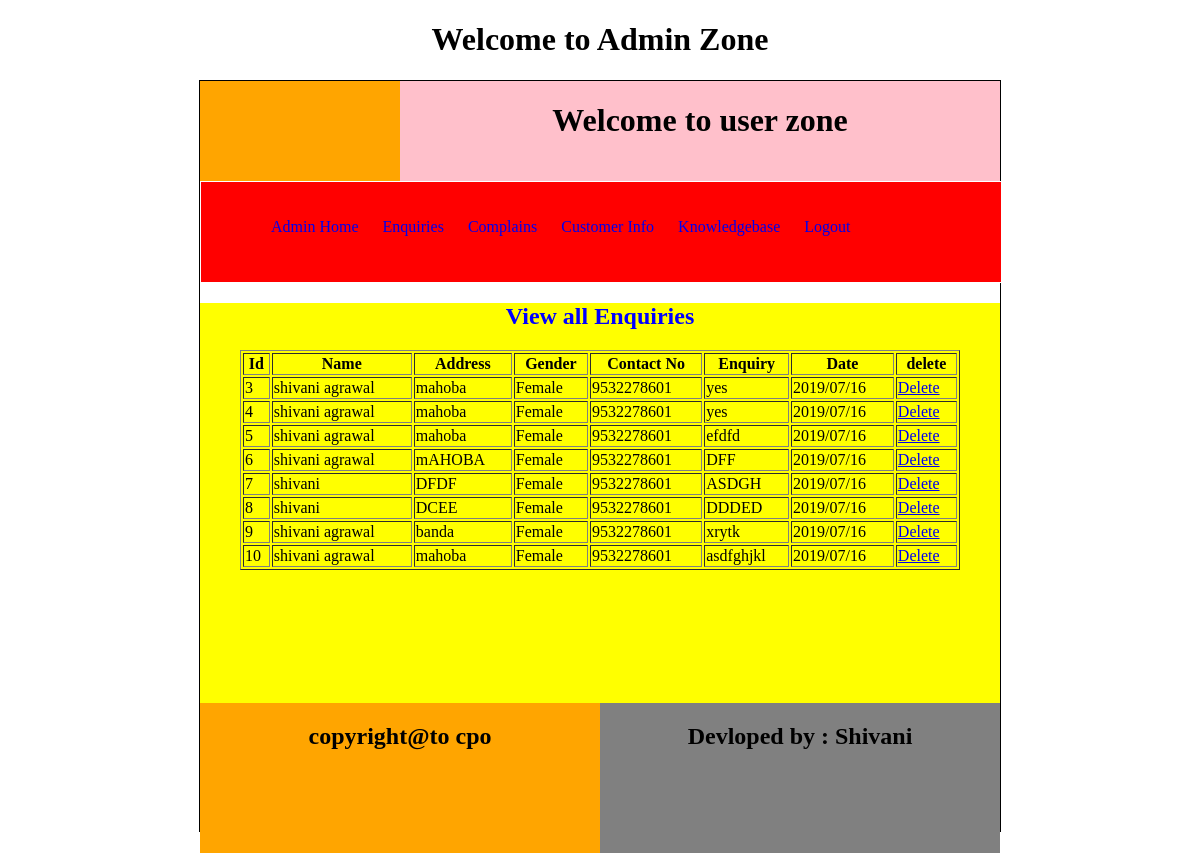
The page /adminzone/enquiries (signed in) on the database its author committed.
### generalzone/models.py (models this page shows)
class Enquiry(models.Model):
    name=models.CharField(max_length=50)
    gender=models.CharField(max_length=6)
    address=models.TextField()
    contactno=models.CharField(max_length=15)
    emailaddress=models.EmailField()
    enquirytext=models.TextField()
    enquirydate=models.CharField(max_length=20)

### adminzone/views.py (the view)
def enquiries(request):
    if request.session['adminid']:
        enq=Enquiry.objects.all()
        return render(request,'enquiries.html',{'enq':enq})
    else:
        return render(request,'login.html')

### adminzone/templates/enquiries.html (shortened to what this page needs)
<!DOCTYPE html>
<html lang="en">
<head>
</head>
<body>
<center>
<h1>Welcome to Admin Zone</h1>
    </center>
<div id="outer">
    <div id="parent1">
    <div id="logo">
    </div>
    <div id="header">
        <center>
        <h1>Welcome to user zone</h1>
            </center>
    </div>
    </div>
    <div id="menu">
        <ul>
            <li><a href="{% url 'adminzone:adminhome' %} ">Admin Home</a></li>
            <li><a href="{% url 'adminzone:enquiries' %} ">Enquiries</a></li>
            <li><a href="{% url 'adminzone:complains' %} ">Complains</a></li>
            <li><a href="{% url 'adminzone:customerinfo' %} ">Customer Info</a></li>
            <li><a href="{% url 'adminzone:knowledgebase' %} ">Knowledgebase</a></li>
            <li><a href="{% url 'adminzone:logout' %} ">Logout</a></li>
        </ul>
    </div>
    <div id="main">
        <h2 style="text-align:center;color:blue;">
            View all Enquiries
        </h2>
        <table border="1" style="margin:0 auto;width:90%">
            <tr>
                <th>Id</th>
                <th>Name</th>
                <th>Address</th>
                <th>Gender</th>
                <th>Contact No</th>
                <th>Enquiry</th>
                <th>Date</th>
                <th>delete</th>
            </tr>
            {% for e in enq %}
            <tr>
                <td>{{e.id}}</td>
                <td>{{e.name}}</td>
                <td>{{e.address}}</td>
                <td>{{e.gender}}</td>
                <td>{{e.contactno}}</td>
                <td>{{e.enquirytext}}</td>
                <td>{{e.enquirydate}}</td>
                <td><a href="{% url 'adminzone:deleteenquiries' e.id %}">Delete</a></td>
            </tr>
            {% endfor %}
        </table>
    </div>
    <div id="parent2">
        <div id="child1">
            <center>
                <h2> copyright@to cpo</h2>
            </center>
        </div>
        <div id="child2">
            <center>
                <h2>Devloped by : Shivani</h2>
            </center>
        </div>
    </div>
    </div>
</body>
</html>

### adminzone/templates/enquiries.html (style rules this page uses)
#outer { height:750px; width:800px; border:1px solid; //background-color:blue; margin:auto; }
#parent1 { height:100px; width:800px; background-color:blue; }
#logo { height:100px; width:200px; background-color:orange; float:left; }
#header { height:100px; width:600px; background-color:pink; float:right; }
#menu { height:100px; width:800px; background-color:red; border:1px solid; }
#main { height:400px; width:800px; background-color:yellow; }
#parent2 { height:150px; width:800px; //background-color:black; }
#child1 { height:150px; width:400px; background-color:orange; float:left; }
#child2 { height:150px; width:400px; background-color:gray; float:right; }
#menu { height:100px; width:800px; border:1px solid white; margin:auto; }
#menu ul { list-style-type:none; line-height:50px; margin:20px; }
#menu ul li { color:black; display:inline; padding:10px; }
#menu ul li a { color-black; text-decoration:none; }

### rows shown on the page
Enquiry: id "3", name "shivani agrawal", address "mahoba", gender "Female", contactno "9532278601", enquirytext "yes", enquirydate "2019/07/16"
Enquiry: id "4", name "shivani agrawal", address "mahoba", gender "Female", contactno "9532278601", enquirytext "yes", enquirydate "2019/07/16"
Enquiry: id "5", name "shivani agrawal", address "mahoba", gender "Female", contactno "9532278601", enquirytext "efdfd", enquirydate "2019/07/16"
Enquiry: id "6", name "shivani agrawal", address "mAHOBA", gender "Female", contactno "9532278601", enquirytext "DFF", enquirydate "2019/07/16"
Enquiry: id "7", name "shivani", address "DFDF", gender "Female", contactno "9532278601", enquirytext "ASDGH", enquirydate "2019/07/16"
Enquiry: id "8", name "shivani", address "DCEE", gender "Female", contactno "9532278601", enquirytext "DDDED", enquirydate "2019/07/16"
Enquiry: id "9", name "shivani agrawal", address "banda", gender "Female", contactno "9532278601", enquirytext "xrytk", enquirydate "2019/07/16"
Enquiry: id "10", name "shivani agrawal", address "mahoba", gender "Female", contactno "9532278601", enquirytext "asdfghjkl", enquirydate "2019/07/16"
